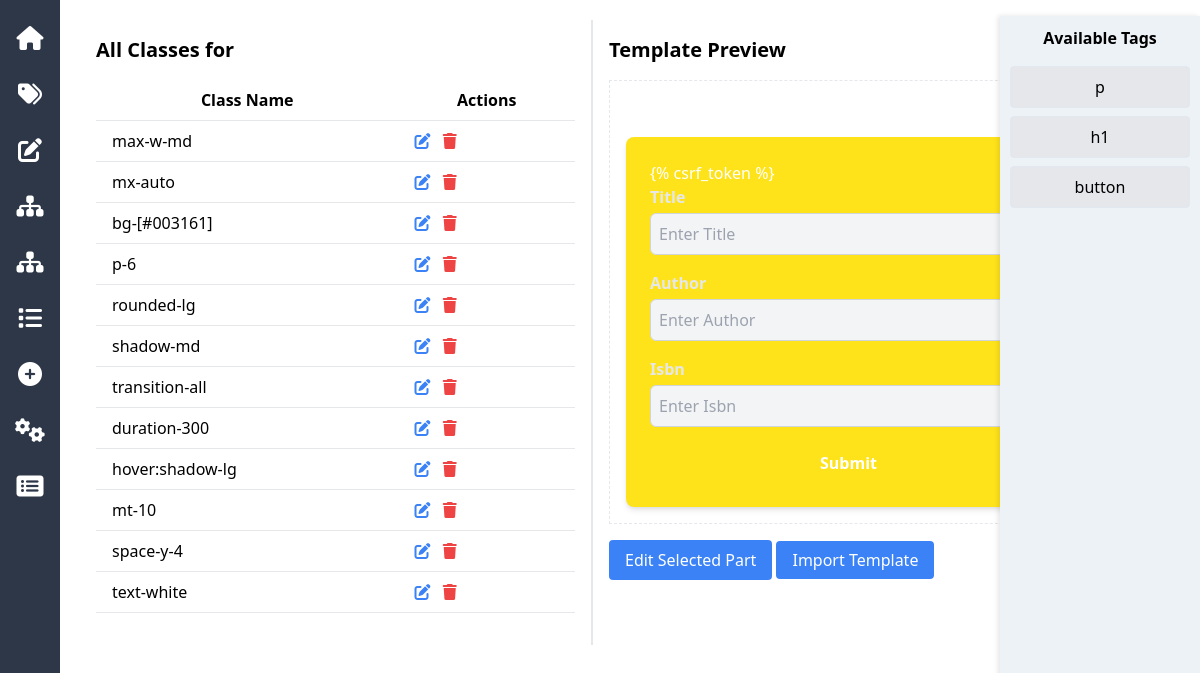
Page /idd/template/13/view-all-classes/?tag_id=187 (signed in) on the committed database.
### idd/models.py (models this page shows)
class TagClass(models.Model):
    tag = models.ForeignKey(Tag, related_name="tagclasses", on_delete=models.CASCADE)
    class_name = models.ForeignKey(Class, on_delete=models.CASCADE)
    class Meta:
        unique_together = ('tag', 'class_name')

class Class(models.Model):
    class_name = models.CharField(max_length=50, unique=True)
    def __str__(self):
        return self.class_name

### idd/views.py (the view)
# urls.py: path('template/<int:template_id>/view-all-classes/', view_all_classes, name='view_all_classes'),
def view_all_classes(request, template_id):
    data = get_common_data(template_id, request.GET.get('tag_id'))
    data['classes'] = TagClass.objects.filter(tag=data['tag'])
    return render_with_context(request, 'view_all_classes.html', data)

### authApp/autoLogoutMiddleware.py (called while the page is built, shortened)
    def __call__(self, request):
        if request.user.is_authenticated:
            last_activity = request.session.get('last_activity')
            current_time = now()
            request.session['last_activity'] = current_time.isoformat()
        return self.get_response(request)

### idd/views.py (called while the page is built)
def render_with_context(request, template_name, context=None, additional_data=None):
    if context is None:
        context = {}
    if additional_data:
        context.update(additional_data)
    return render(request, template_name, context)

def get_common_data(template_id, tag_id=None):
    template = get_object_or_404(Template, id=template_id)
    tag = get_object_or_404(Tag, id=tag_id) if tag_id else None
    html_structure = generate_template_by_id(template_id)
    return {
        'template': template,
        'tag': tag,
        'html_structure': html_structure
    }

### idd/templates/view_all_classes.html
{% extends 'base_template.html' %}
{% block content %}
<div class="mb-4">
    <h2 class="text-xl font-bold mb-4">All Classes for {{ tag.name }}</h2>
    <table class="min-w-full bg-white">
        <thead>
            <tr>
                <th class="py-2 px-4 border-b">Class Name</th>
                <th class="py-2 px-4 border-b">Actions</th>
            </tr>
        </thead>
        <tbody>
            {% for class in classes %}
            <tr>
                <td class="py-2 px-4 border-b">{{ class.class_name }}</td>
                <td class="py-2 px-4 border-b">
                    <a href="{% url 'edit_class' template.id %}?class_id={{ class.id }}" class="text-blue-500 hover:text-blue-700 mr-2">
                        <i class="fas fa-edit"></i>
                    </a>
                    <a href="{% url 'delete_class' template.id %}?class_id={{ class.id }}" class="text-red-500 hover:text-red-700">
                        <i class="fas fa-trash"></i>
                    </a>
                </td>
            </tr>
            {% endfor %}
        </tbody>
    </table>
</div>
{% endblock %}

### rows in the picture
TagClass: class_name "max-w-md"
TagClass: class_name "mx-auto"
TagClass: class_name "bg-[#003161]"
TagClass: class_name "p-6"
TagClass: class_name "rounded-lg"
TagClass: class_name "shadow-md"
TagClass: class_name "transition-all"
TagClass: class_name "duration-300"
TagClass: class_name "hover:shadow-lg"
TagClass: class_name "mt-10"
TagClass: class_name "space-y-4"
TagClass: class_name "text-white"
